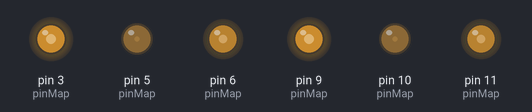
Bench run of a sketch on a simulated Arduino Uno, built with avr-gcc and run on an emulated ATmega328P. Shown: output pins drawn as LEDs (lit = HIGH). Random numbers use the default seed unless the sketch sets one.

Above: at 0.15 s.
At 3.1 s:
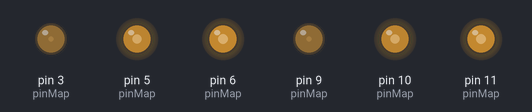
At 6.7 s:
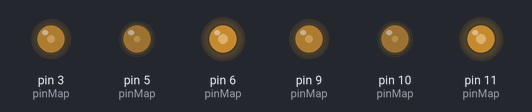
At 10.3 s:
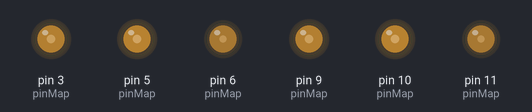
At 21.1 s:
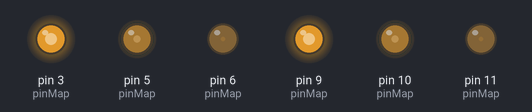
At 39.2 s:
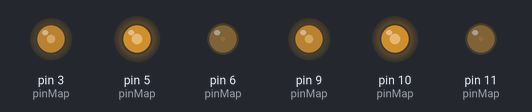
Timing chart, 0 to 40.0 s (numbered marks = the images above):
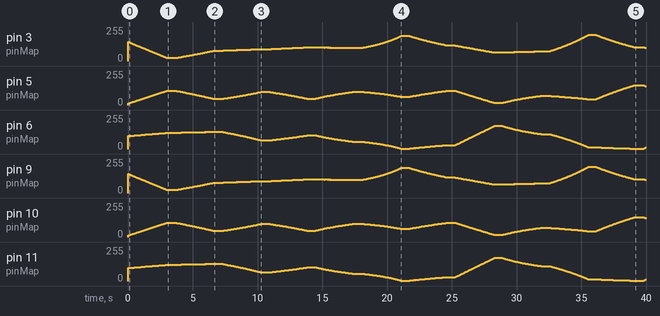

The sketch:

leddual.ino
```cpp
// debug enables serial and spams it with debug information. serial takes a really
// long time, so enabling debug will significantly impact fade/flash times at low settings
#define DEBUG false

// create map of pwm pins so it's easy to set these with a loop
// syntax to call: pinMap[channelNumber][r=0, g=1, b=2]
#define RGBCHANNELS 2
const int pinMap[RGBCHANNELS][3] = {
  {3, 5, 6},
  {9, 10, 11}
};

long controlArg0 = 0;
long controlArg1 = 0;
long controlArg2 = 0;
long controlArg3 = 0;


// ==================== begin led controller ==================== //


#define ledMax 255

int ledAtRGB[] = {0, 0, 0};
int ledToRGB[] = {0, 0, 0};


// ledNextMode controls how the next colors are picked:
//   NEXT_STATIC: uses ledStaticColors to set the next color the same every cycle
//   NEXT_BASIS_ORDERED: uses basisBase, a set of colors to transition through that ensure
//                       at least one color is always on and at least one is always off
//   NEXT_BASIS_RANDOM: uses basisBase, but selects a phase randomly instead of cycling through
//   NEXT_RANDOM: purely random next color, but contains a lot of white-ish values eg. (123, 113, 135)
#define NEXT_STATIC 0
#define NEXT_BASIS_ORDERED 1
#define NEXT_BASIS_RANDOM 2
#define NEXT_RANDOM 3
int ledNextMode = NEXT_RANDOM;

// ledStaticColors controls the colors that will be set if NEXT_STATIC is selected as the mode.
// these colors have no effect on any of the other modes
int ledStaticColors[3] = {255, 255, 255};

// ledBasisRandomization controls how random the colors will be in either of the BASIS modes.
// a random value betwene 0 and this number is subtracted from ledMax.
int basisRandomization = 80;

// ledFaderSteps controls the smoothness of the fade. for smooth fading, this should be set to
// ledMax (so when fading from 0-255, each value in the scale will have a step). setting larger
// than ledMax is unnecessary, use ledFaderTimePerStepInMicros instead. if this number is less than
// ledMax, the fade will be sharper. setting to 1 means there is no fade.
long ledFaderSteps = ledMax;

// setting this to zero will fade as fast as the arduino can handle it, which turns out to
// be pretty damn fast if there's no other processing going on. 1 second / 255 steps = 3921 micros
long ledFaderTimePerStepInMicros = 3921 * 3;

// ledFaderDelayWhileAtTarget pauses briefly after reaching one of the target steps, which
// makes the transition appear much smoother. this pauses briefly a the point that the colors
// reverse directions (reversing instaneously makes the leds appear to "pulse" intermittently)
long ledFaderDelayWhileAtTarget = ledFaderTimePerStepInMicros * 50;

// ledFaderStyle determines how the lights fade:
//   STYLE_PURE: use set values, limited to ledVolume
//   STYLE_PULSE: use set values, limited to ledVolume, returning to (0,0,0) between each one
//   STYLE_CONSTANT: normalize all channels to the value set by ledVolume; (1,1,0) becomes (128,128,0)
#define STYLE_PURE 0
#define STYLE_PULSE 1
#define STYLE_CONSTANT 2
int ledFaderStyle = STYLE_CONSTANT;

// ledVolume sets the maximum power per channel, or if STYLE_CONSTANT is selected, the maximum power
// summed across all three channels. the default is 255 for brightest possible.
int ledVolume = ledMax;


// sets a channel given rgb values
void ledWrite(int channel, int r, int g, int b) {
  analogWrite(pinMap[channel][0], r);
  analogWrite(pinMap[channel][1], g);
  analogWrite(pinMap[channel][2], b);
}


// ledSetNextColor is called after ledFaderLoop runs through all of its transition steps;
// values here always assume a 0-255 scale

#define BASISPHASES 6
int basisNextPhase = 0;
static int basisBase[BASISPHASES][3] = {
  { 0, 0, 1 },
  { 0, 1, 1 },
  { 0, 1, 0 },
  { 1, 1, 0 },
  { 1, 0, 0 },
  { 1, 0, 1 }
};
int pulsarPhase = 0;

void ledSetNextColor() {

  if (DEBUG) {
    Serial.print("ledSetNextColor with ledNextMode = ");
    Serial.println(ledNextMode);
  }

  if (ledNextMode == NEXT_STATIC) {

    ledToRGB[0] = ledStaticColors[0];
    ledToRGB[1] = ledStaticColors[1];
    ledToRGB[2] = ledStaticColors[2];

  } else if ((ledNextMode == NEXT_BASIS_ORDERED) || (ledNextMode == NEXT_BASIS_RANDOM)) {

    // basis rotates through turning channels on and off as defined in basisBase.
    // channels that are on (==1) are multiplied by ledMax less a randomization factor.
    // basis always guarantees at least one channel is on and at least one is off.
    // basis rotates through in a predicatable pattern, crazybasis picks phases at random,
    // but ensuring that no phase is picked twice in a row

    // set next target based off of basisNextPhase
    for (int i=0; i<=2; i++) {
      int target = ledMax;
      if (basisRandomization > 0) {
        target -= random(0, basisRandomization);
        target = max(1, target);
      }
      ledToRGB[i] = basisBase[basisNextPhase][i] * target;
    }

    // pick basisNextPhase
    if (ledNextMode == NEXT_BASIS_RANDOM) {
      int newBasis = random(0, BASISPHASES);
      // if the randomly selected one is the same as the current one,
      // just pick the one after the current one to ensure we change
      if (newBasis == basisNextPhase) {
        newBasis = (basisNextPhase+1) % BASISPHASES;
      }
      basisNextPhase = newBasis;
    } else {
      basisNextPhase = (basisNextPhase+1) % BASISPHASES;
    }

  } else if (ledNextMode == NEXT_RANDOM) {

    // purerandom provides three completely random channels. because these channels are
    // completely random, unfortunately, a lot of these colors turn out to be white
    // because values like (120, 114, 127) can often occur. to get random pure colors,
    // use CRAZYBASIS, which avoides white by ensuring one channel will always be off.
    for(int i=0; i<=2; i++) {
      ledToRGB[i] = random(0,255);
    }

  }

  if (DEBUG) {
    Serial.print("\tFrom:\t");
    for (int i=0; i<=2; i++) {
      Serial.print(ledAtRGB[i]);
      Serial.print("\t");
    }
    Serial.println();
    Serial.print("\tTo:\t");
    for (int i=0; i<=2; i++) {
      Serial.print(ledToRGB[i]);
      Serial.print("\t");
    }
    Serial.println();
  }

}


long ledFaderStep = 1;
long ledFaderNextEvent = 0;
boolean ledFaderPulseState = true;

void ledFaderLoop() {

  long currentMicros = micros();
  if (currentMicros > ledFaderNextEvent) {

    // set next transition event
    ledFaderNextEvent = currentMicros + ledFaderTimePerStepInMicros;

    // if done transitioning, change target
    if (ledFaderStep == ledFaderSteps) {
      // add delay at last step
      ledFaderNextEvent += ledFaderDelayWhileAtTarget;
    } else if (ledFaderStep > ledFaderSteps) {
      // copy ledToRGB into ledAtRGB
      for (int i = 0; i <= 2; i++) {
        ledAtRGB[i] = ledToRGB[i];
      }
      // pick next color
      if ((ledFaderStyle == STYLE_PULSE) && ledFaderPulseState) {
        if (DEBUG) Serial.println("Pulsing to zero.");
        for (int i = 0; i <= 2; i++) {
          ledToRGB[i] = 0;
        }
      } else {
        ledSetNextColor();
      }
      ledFaderPulseState = !ledFaderPulseState;
      // reset step number
      ledFaderStep = 1;
      // add extra delay at target
    }

    if (DEBUG) {
      Serial.print(ledFaderStep);
      Serial.print("/");
      Serial.print(ledFaderSteps);
      Serial.print("\t");
    }

    // set lights
    long newVal[3];
    for (int i = 0; i <= 2; i++) {
      newVal[i] = ledAtRGB[i] + ((ledToRGB[i] - ledAtRGB[i]) * ledFaderStep) / ledFaderSteps;
      if (ledFaderStyle != STYLE_CONSTANT) {
        newVal[i] = newVal[i] * ledVolume / ledMax;
      }
    }

    // limit to constant power
    if (ledFaderStyle == STYLE_CONSTANT) {
      long totalVal = newVal[0] + newVal[1] + newVal[2];
      if (totalVal > 0) { // avoid dividing by zero
        for (int i = 0; i <= 2; i++) {
          newVal[i] = newVal[i] * ledVolume / totalVal;
        }
      }
    }

    if (DEBUG) {
      for (int i=0; i<=2; i++) {
        Serial.print(newVal[i]);
        Serial.print("\t");
      }
      Serial.println();
    }

    // write
    ledWrite(0, newVal[0], newVal[1], newVal[2]);
    ledWrite(1, newVal[0], newVal[1], newVal[2]);

    ledFaderStep += 1;

  }
}

// force starts the system by picking the first to values given the default settings
void ledFaderSetup() {
  ledSetNextColor();
  for (int i = 0; i <= 2; i++) {
    ledAtRGB[i] = ledToRGB[i];
  }
  ledSetNextColor();
}


// ==================== end led controller ==================== //


void setup() {

  if (DEBUG) {
    Serial.begin(9600);
    Serial.println("\n\n=========\n= RESET =\n=========\n\n");
  }

  // setup output pins on pwm
  for (int i=0; i<RGBCHANNELS; i++) {
    for (int j=0; j<=2; j++) {
      pinMode(pinMap[i][j], OUTPUT);
      analogWrite(pinMap[i][j], 0);
    }
  }

  ledFaderSetup();

}

void loop() {
  ledFaderLoop();
}
```
